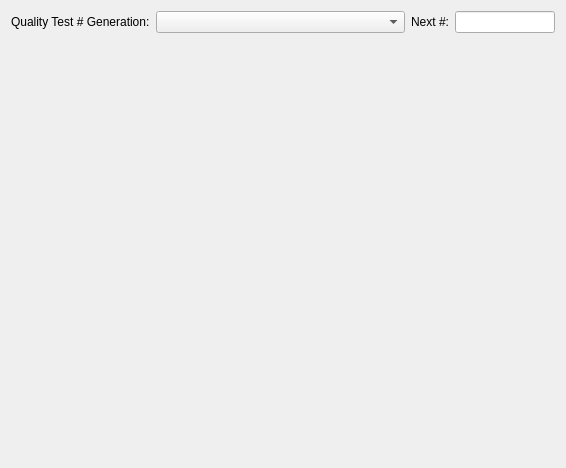
<?xml version="1.0" encoding="UTF-8"?>
<ui version="4.0">
 <comment>This file is part of the Quality Package for xTuple ERP, and is
 Copyright (c) 1999-2017 by OpenMFG LLC, d/b/a xTuple.
 It is licensed to you under the xTuple End-User License Agreement
 ("the EULA"), the full text of which is available at www.xtuple.com/EULA
 While the EULA gives you access to source code and encourages your
 involvement in the development process, this Package is not free software.
 By using this software, you agree to be bound by the terms of the EULA.</comment>
 <class>qtconfig</class>
 <widget class="QWidget" name="qtconfig">
  <property name="geometry">
   <rect>
    <x>0</x>
    <y>0</y>
    <width>566</width>
    <height>468</height>
   </rect>
  </property>
  <property name="windowTitle">
   <string>New Form</string>
  </property>
  <layout class="QGridLayout" name="gridLayout">
   <item row="1" column="0">
    <spacer name="verticalSpacer">
     <property name="orientation">
      <enum>Qt::Vertical</enum>
     </property>
     <property name="sizeHint" stdset="0">
      <size>
       <width>20</width>
       <height>40</height>
      </size>
     </property>
    </spacer>
   </item>
   <item row="0" column="0">
    <layout class="QHBoxLayout" name="horizontalLayout">
     <item>
      <widget class="QLabel" name="_numberPolicyLit">
       <property name="text">
        <string>Quality Test # Generation:</string>
       </property>
      </widget>
     </item>
     <item>
      <widget class="XComboBox" name="_numberPolicy">
       <property name="sizePolicy">
        <sizepolicy hsizetype="Expanding" vsizetype="Fixed">
         <horstretch>0</horstretch>
         <verstretch>0</verstretch>
        </sizepolicy>
       </property>
      </widget>
     </item>
     <item>
      <widget class="QLabel" name="_nextNumLit">
       <property name="text">
        <string>Next #:</string>
       </property>
       <property name="alignment">
        <set>Qt::AlignRight|Qt::AlignTrailing|Qt::AlignVCenter</set>
       </property>
      </widget>
     </item>
     <item>
      <widget class="XLineEdit" name="_nextNum">
       <property name="maximumSize">
        <size>
         <width>100</width>
         <height>16777215</height>
        </size>
       </property>
      </widget>
     </item>
    </layout>
   </item>
  </layout>
 </widget>
 <customwidgets>
  <customwidget>
   <class>XComboBox</class>
   <extends>QComboBox</extends>
   <header>xcombobox.h</header>
  </customwidget>
  <customwidget>
   <class>XLineEdit</class>
   <extends>QLineEdit</extends>
   <header>xlineedit.h</header>
   <container>1</container>
  </customwidget>
 </customwidgets>
 <resources/>
 <connections/>
</ui>
